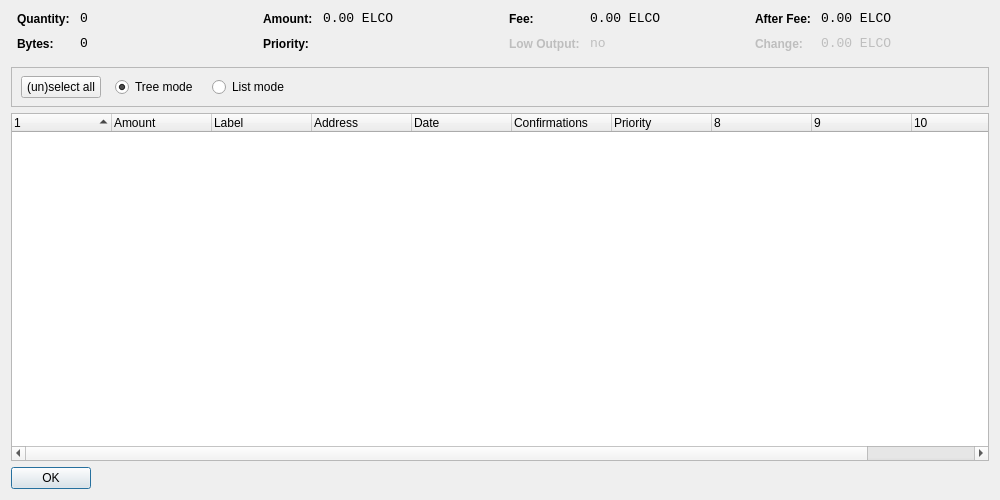
<?xml version="1.0" encoding="UTF-8"?>
<ui version="4.0">
 <class>CoinControlDialog</class>
 <widget class="QDialog" name="CoinControlDialog">
  <property name="geometry">
   <rect>
    <x>0</x>
    <y>0</y>
    <width>1000</width>
    <height>500</height>
   </rect>
  </property>
  <property name="windowTitle">
   <string>Coin Control</string>
  </property>
  <layout class="QVBoxLayout" name="verticalLayout">
   <item>
    <layout class="QHBoxLayout" name="horizontalLayoutTop" stretch="0,0,0,0">
     <property name="topMargin">
      <number>0</number>
     </property>
     <property name="bottomMargin">
      <number>10</number>
     </property>
     <item>
      <layout class="QFormLayout" name="formLayoutCoinControl1">
       <property name="horizontalSpacing">
        <number>10</number>
       </property>
       <property name="verticalSpacing">
        <number>10</number>
       </property>
       <property name="leftMargin">
        <number>6</number>
       </property>
       <property name="rightMargin">
        <number>6</number>
       </property>
       <item row="0" column="0">
        <widget class="QLabel" name="labelCoinControlQuantityText">
         <property name="styleSheet">
          <string notr="true">font-weight:bold;</string>
         </property>
         <property name="text">
          <string>Quantity:</string>
         </property>
        </widget>
       </item>
       <item row="0" column="1">
        <widget class="QLabel" name="labelCoinControlQuantity">
         <property name="font">
          <font>
           <family>Monospace</family>
           <pointsize>10</pointsize>
          </font>
         </property>
         <property name="cursor">
          <cursorShape>IBeamCursor</cursorShape>
         </property>
         <property name="contextMenuPolicy">
          <enum>Qt::ActionsContextMenu</enum>
         </property>
         <property name="text">
          <string notr="true">0</string>
         </property>
         <property name="textInteractionFlags">
          <set>Qt::LinksAccessibleByMouse|Qt::TextSelectableByKeyboard|Qt::TextSelectableByMouse</set>
         </property>
        </widget>
       </item>
       <item row="1" column="0">
        <widget class="QLabel" name="labelCoinControlBytesText">
         <property name="styleSheet">
          <string notr="true">font-weight:bold;</string>
         </property>
         <property name="text">
          <string>Bytes:</string>
         </property>
        </widget>
       </item>
       <item row="1" column="1">
        <widget class="QLabel" name="labelCoinControlBytes">
         <property name="font">
          <font>
           <family>Monospace</family>
           <pointsize>10</pointsize>
          </font>
         </property>
         <property name="cursor">
          <cursorShape>IBeamCursor</cursorShape>
         </property>
         <property name="contextMenuPolicy">
          <enum>Qt::ActionsContextMenu</enum>
         </property>
         <property name="text">
          <string notr="true">0</string>
         </property>
         <property name="textInteractionFlags">
          <set>Qt::LinksAccessibleByMouse|Qt::TextSelectableByKeyboard|Qt::TextSelectableByMouse</set>
         </property>
        </widget>
       </item>
      </layout>
     </item>
     <item>
      <layout class="QFormLayout" name="formLayoutCoinControl2">
       <property name="horizontalSpacing">
        <number>10</number>
       </property>
       <property name="verticalSpacing">
        <number>10</number>
       </property>
       <property name="leftMargin">
        <number>6</number>
       </property>
       <property name="rightMargin">
        <number>6</number>
       </property>
       <item row="0" column="0">
        <widget class="QLabel" name="labelCoinControlAmountText">
         <property name="styleSheet">
          <string notr="true">font-weight:bold;</string>
         </property>
         <property name="text">
          <string>Amount:</string>
         </property>
        </widget>
       </item>
       <item row="0" column="1">
        <widget class="QLabel" name="labelCoinControlAmount">
         <property name="font">
          <font>
           <family>Monospace</family>
           <pointsize>10</pointsize>
          </font>
         </property>
         <property name="cursor">
          <cursorShape>IBeamCursor</cursorShape>
         </property>
         <property name="contextMenuPolicy">
          <enum>Qt::ActionsContextMenu</enum>
         </property>
         <property name="text">
          <string notr="true">0.00 ELCO</string>
         </property>
         <property name="textInteractionFlags">
          <set>Qt::LinksAccessibleByMouse|Qt::TextSelectableByKeyboard|Qt::TextSelectableByMouse</set>
         </property>
        </widget>
       </item>
       <item row="1" column="0">
        <widget class="QLabel" name="labelCoinControlPriorityText">
         <property name="styleSheet">
          <string notr="true">font-weight:bold;</string>
         </property>
         <property name="text">
          <string>Priority:</string>
         </property>
        </widget>
       </item>
       <item row="1" column="1">
        <widget class="QLabel" name="labelCoinControlPriority">
         <property name="font">
          <font>
           <family>Monospace</family>
           <pointsize>10</pointsize>
          </font>
         </property>
         <property name="cursor">
          <cursorShape>IBeamCursor</cursorShape>
         </property>
         <property name="contextMenuPolicy">
          <enum>Qt::ActionsContextMenu</enum>
         </property>
         <property name="text">
          <string/>
         </property>
         <property name="textInteractionFlags">
          <set>Qt::LinksAccessibleByMouse|Qt::TextSelectableByKeyboard|Qt::TextSelectableByMouse</set>
         </property>
        </widget>
       </item>
      </layout>
     </item>
     <item>
      <layout class="QFormLayout" name="formLayoutCoinControl3">
       <property name="horizontalSpacing">
        <number>10</number>
       </property>
       <property name="verticalSpacing">
        <number>10</number>
       </property>
       <property name="leftMargin">
        <number>6</number>
       </property>
       <property name="rightMargin">
        <number>6</number>
       </property>
       <item row="0" column="0">
        <widget class="QLabel" name="labelCoinControlFeeText">
         <property name="styleSheet">
          <string notr="true">font-weight:bold;</string>
         </property>
         <property name="text">
          <string>Fee:</string>
         </property>
        </widget>
       </item>
       <item row="0" column="1">
        <widget class="QLabel" name="labelCoinControlFee">
         <property name="font">
          <font>
           <family>Monospace</family>
           <pointsize>10</pointsize>
          </font>
         </property>
         <property name="cursor">
          <cursorShape>IBeamCursor</cursorShape>
         </property>
         <property name="contextMenuPolicy">
          <enum>Qt::ActionsContextMenu</enum>
         </property>
         <property name="text">
          <string notr="true">0.00 ELCO</string>
         </property>
         <property name="textInteractionFlags">
          <set>Qt::LinksAccessibleByMouse|Qt::TextSelectableByKeyboard|Qt::TextSelectableByMouse</set>
         </property>
        </widget>
       </item>
       <item row="1" column="0">
        <widget class="QLabel" name="labelCoinControlLowOutputText">
         <property name="enabled">
          <bool>false</bool>
         </property>
         <property name="styleSheet">
          <string notr="true">font-weight:bold;</string>
         </property>
         <property name="text">
          <string>Low Output:</string>
         </property>
        </widget>
       </item>
       <item row="1" column="1">
        <widget class="QLabel" name="labelCoinControlLowOutput">
         <property name="enabled">
          <bool>false</bool>
         </property>
         <property name="font">
          <font>
           <family>Monospace</family>
           <pointsize>10</pointsize>
          </font>
         </property>
         <property name="cursor">
          <cursorShape>IBeamCursor</cursorShape>
         </property>
         <property name="contextMenuPolicy">
          <enum>Qt::ActionsContextMenu</enum>
         </property>
         <property name="text">
          <string notr="true">no</string>
         </property>
         <property name="textInteractionFlags">
          <set>Qt::LinksAccessibleByMouse|Qt::TextSelectableByKeyboard|Qt::TextSelectableByMouse</set>
         </property>
        </widget>
       </item>
      </layout>
     </item>
     <item>
      <layout class="QFormLayout" name="formLayoutCoinControl4">
       <property name="horizontalSpacing">
        <number>10</number>
       </property>
       <property name="verticalSpacing">
        <number>10</number>
       </property>
       <property name="leftMargin">
        <number>6</number>
       </property>
       <property name="rightMargin">
        <number>6</number>
       </property>
       <item row="0" column="0">
        <widget class="QLabel" name="labelCoinControlAfterFeeText">
         <property name="styleSheet">
          <string notr="true">font-weight:bold;</string>
         </property>
         <property name="text">
          <string>After Fee:</string>
         </property>
        </widget>
       </item>
       <item row="0" column="1">
        <widget class="QLabel" name="labelCoinControlAfterFee">
         <property name="font">
          <font>
           <family>Monospace</family>
           <pointsize>10</pointsize>
          </font>
         </property>
         <property name="cursor">
          <cursorShape>IBeamCursor</cursorShape>
         </property>
         <property name="contextMenuPolicy">
          <enum>Qt::ActionsContextMenu</enum>
         </property>
         <property name="text">
          <string notr="true">0.00 ELCO</string>
         </property>
         <property name="textInteractionFlags">
          <set>Qt::LinksAccessibleByMouse|Qt::TextSelectableByKeyboard|Qt::TextSelectableByMouse</set>
         </property>
        </widget>
       </item>
       <item row="1" column="0">
        <widget class="QLabel" name="labelCoinControlChangeText">
         <property name="enabled">
          <bool>false</bool>
         </property>
         <property name="styleSheet">
          <string notr="true">font-weight:bold;</string>
         </property>
         <property name="text">
          <string>Change:</string>
         </property>
        </widget>
       </item>
       <item row="1" column="1">
        <widget class="QLabel" name="labelCoinControlChange">
         <property name="enabled">
          <bool>false</bool>
         </property>
         <property name="font">
          <font>
           <family>Monospace</family>
           <pointsize>10</pointsize>
          </font>
         </property>
         <property name="cursor">
          <cursorShape>IBeamCursor</cursorShape>
         </property>
         <property name="contextMenuPolicy">
          <enum>Qt::ActionsContextMenu</enum>
         </property>
         <property name="text">
          <string notr="true">0.00 ELCO</string>
         </property>
         <property name="textInteractionFlags">
          <set>Qt::LinksAccessibleByMouse|Qt::TextSelectableByKeyboard|Qt::TextSelectableByMouse</set>
         </property>
        </widget>
       </item>
      </layout>
     </item>
    </layout>
   </item>
   <item>
    <widget class="QFrame" name="frame">
     <property name="minimumSize">
      <size>
       <width>0</width>
       <height>40</height>
      </size>
     </property>
     <property name="frameShape">
      <enum>QFrame::StyledPanel</enum>
     </property>
     <property name="frameShadow">
      <enum>QFrame::Sunken</enum>
     </property>
     <widget class="QWidget" name="horizontalLayoutWidget">
      <property name="geometry">
       <rect>
        <x>10</x>
        <y>0</y>
        <width>781</width>
        <height>41</height>
       </rect>
      </property>
      <layout class="QHBoxLayout" name="horizontalLayoutPanel" stretch="0,0,0,0,0">
       <property name="spacing">
        <number>14</number>
       </property>
       <item>
        <widget class="QPushButton" name="pushButtonSelectAll">
         <property name="sizePolicy">
          <sizepolicy hsizetype="Maximum" vsizetype="Fixed">
           <horstretch>0</horstretch>
           <verstretch>0</verstretch>
          </sizepolicy>
         </property>
         <property name="text">
          <string>(un)select all</string>
         </property>
        </widget>
       </item>
       <item>
        <widget class="QRadioButton" name="radioTreeMode">
         <property name="sizePolicy">
          <sizepolicy hsizetype="Maximum" vsizetype="Fixed">
           <horstretch>0</horstretch>
           <verstretch>0</verstretch>
          </sizepolicy>
         </property>
         <property name="text">
          <string>Tree mode</string>
         </property>
         <property name="checked">
          <bool>true</bool>
         </property>
        </widget>
       </item>
       <item>
        <widget class="QRadioButton" name="radioListMode">
         <property name="sizePolicy">
          <sizepolicy hsizetype="Maximum" vsizetype="Fixed">
           <horstretch>0</horstretch>
           <verstretch>0</verstretch>
          </sizepolicy>
         </property>
         <property name="text">
          <string>List mode</string>
         </property>
        </widget>
       </item>
       <item>
        <spacer name="horizontalSpacer">
         <property name="orientation">
          <enum>Qt::Horizontal</enum>
         </property>
         <property name="sizeHint" stdset="0">
          <size>
           <width>40</width>
           <height>20</height>
          </size>
         </property>
        </spacer>
       </item>
      </layout>
     </widget>
    </widget>
   </item>
   <item>
    <widget class="CoinControlTreeWidget" name="treeWidget">
     <property name="contextMenuPolicy">
      <enum>Qt::CustomContextMenu</enum>
     </property>
     <property name="sortingEnabled">
      <bool>false</bool>
     </property>
     <property name="columnCount">
      <number>11</number>
     </property>
     <attribute name="headerShowSortIndicator" stdset="0">
      <bool>true</bool>
     </attribute>
     <attribute name="headerStretchLastSection">
      <bool>false</bool>
     </attribute>
     <column>
      <property name="text">
       <string/>
      </property>
     </column>
     <column>
      <property name="text">
       <string>Amount</string>
      </property>
     </column>
     <column>
      <property name="text">
       <string>Label</string>
      </property>
     </column>
     <column>
      <property name="text">
       <string>Address</string>
      </property>
     </column>
     <column>
      <property name="text">
       <string>Date</string>
      </property>
     </column>
     <column>
      <property name="text">
       <string>Confirmations</string>
      </property>
      <property name="toolTip">
       <string>Confirmed</string>
      </property>
     </column>
     <column>
      <property name="text">
       <string>Priority</string>
      </property>
     </column>
     <column>
      <property name="text">
       <string/>
      </property>
     </column>
     <column>
      <property name="text">
       <string/>
      </property>
     </column>
     <column>
      <property name="text">
       <string/>
      </property>
     </column>
     <column>
      <property name="text">
       <string/>
      </property>
     </column>
    </widget>
   </item>
   <item>
    <widget class="QDialogButtonBox" name="buttonBox">
     <property name="sizePolicy">
      <sizepolicy hsizetype="Maximum" vsizetype="Fixed">
       <horstretch>0</horstretch>
       <verstretch>0</verstretch>
      </sizepolicy>
     </property>
     <property name="orientation">
      <enum>Qt::Horizontal</enum>
     </property>
     <property name="standardButtons">
      <set>QDialogButtonBox::Ok</set>
     </property>
    </widget>
   </item>
  </layout>
 </widget>
 <customwidgets>
  <customwidget>
   <class>CoinControlTreeWidget</class>
   <extends>QTreeWidget</extends>
   <header>coincontroltreewidget.h</header>
  </customwidget>
 </customwidgets>
 <resources/>
 <connections/>
</ui>
